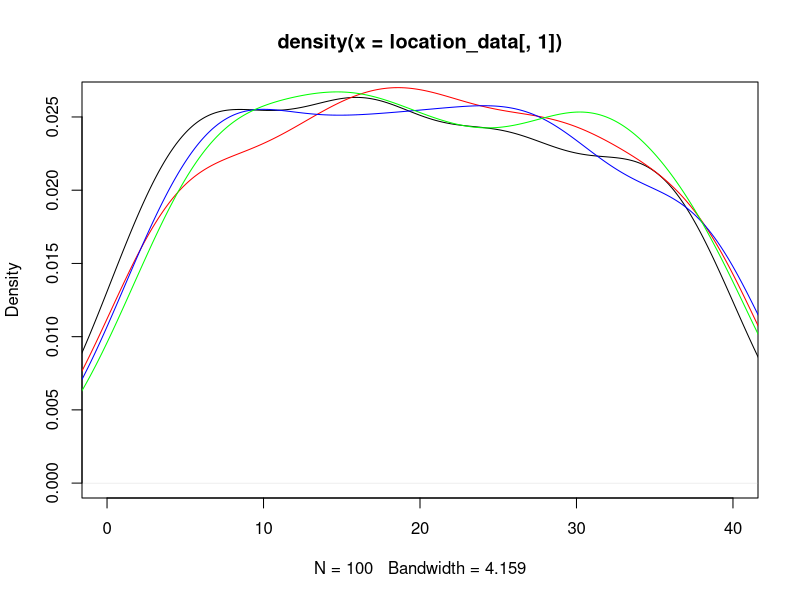
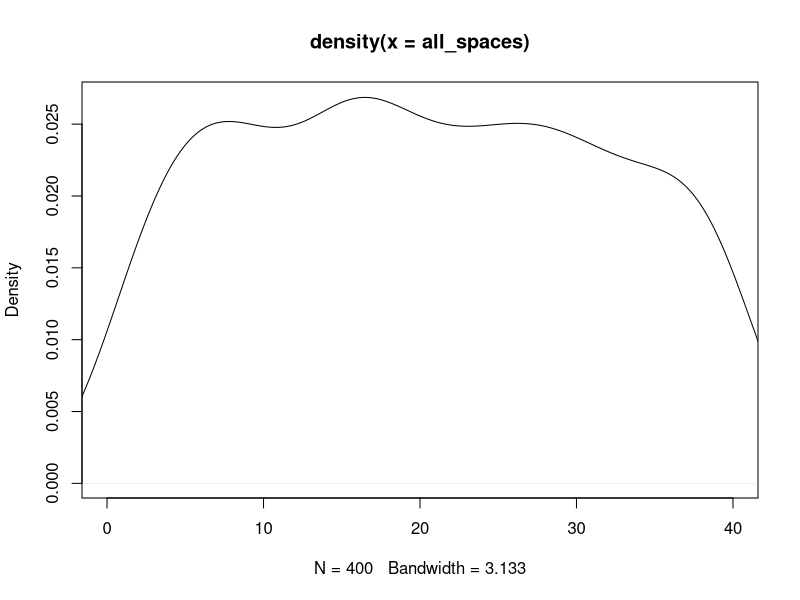
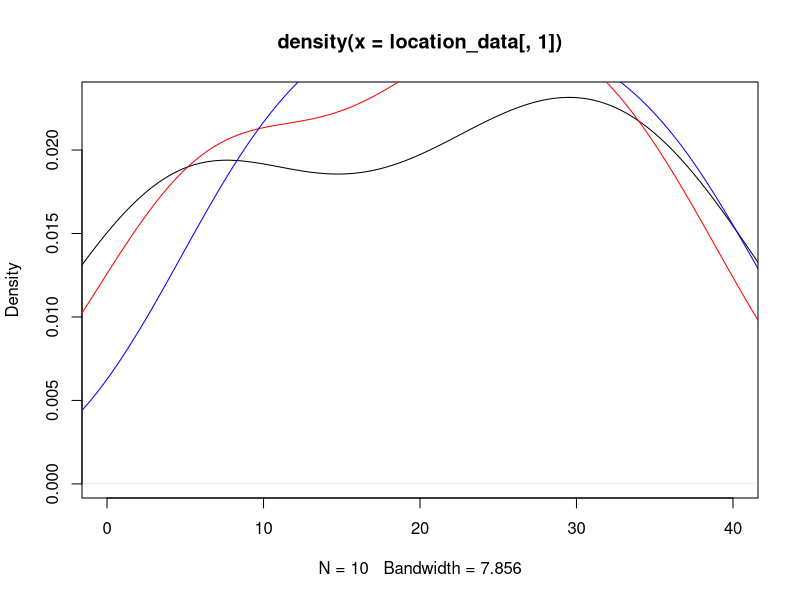
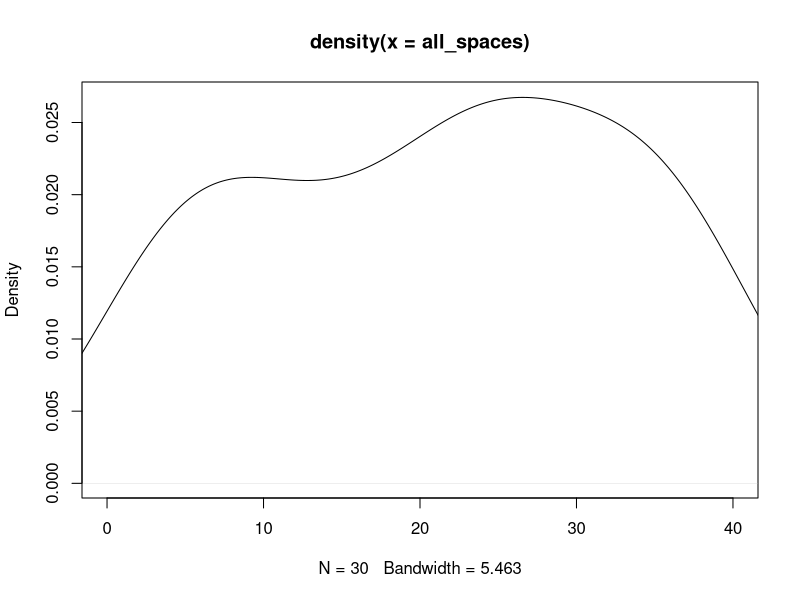

Generate these figures, in order, with R: (Note: this script raises an error after producing the figures.)
## ---- chunk 1
knitr::opts_chunk$set(echo = TRUE)
## ---- chunk 2
#libraries
library(dplyr)
library(ggplot2)
## ---- chunk 3
#Kayleigh
##LET'S GET MOVING

monopolyBoard <- read.csv("MonopolyBoard.csv", header = T)
monopolyBoard

# Using dice rolls to determine where a player will land on the board
#input: "location"; a number 1-40; where the player is on the board
#output: the amount of spaces the player will move until they are on their new location

#note that this is only accounting for standard dice rolls, no special rules yet...

lets_move = function(location) {
  dice_roll_1 <- sample(1:6, 1, replace = TRUE)
  dice_roll_2 <- sample(1:6, 1, replace = TRUE)
  
  roll_total <- sum(dice_roll_1, dice_roll_2)
  roll_double <- dice_roll_1 == dice_roll_2
  
    location = location + roll_total
    
  if (location <= 40) {
    location = location
  } else {
    location = location - 40
  }
  
  space = monopolyBoard$name[monopolyBoard$spaces == location]
  
  print("You're moving forward...")
  print(roll_total)
  
  print("You're on space...")
  print(location)
  
  #print(space) #This prints out the name of the space that they land on. 
}

#testers
lets_move(1)
lets_move(25)
lets_move(38)
lets_move(40)



#A function to move players around the board and to play Monopoly!
#input: "turns"; the amount of turns we should take
#output: a player's new location on the board

lets_play = function(turns) {
  location = 1
  print("Starting Location: GO!")
  for (i in 1:turns) {
    location = lets_move(location)
  }
  print("You've landed on...")
  return(location)
}



lets_play(10) #tester #in this example if you look at a reference monopoly board and "walk" your way around the board with each move being the number in each output, you'll land on the space on the board corresponding to the final output (when counting "GO" as 1 and/or 40) 

#testers 
#"lets_move" and "lets_play" have both been edited to print out phrases for each roll and move to make it easier to determine how the player is moving. 
#"You're moving forward..." gives the player's roll
#"You're on space..." is the players position after 1 turn/"lets_move"
  # Later try to switch this print statement to the name of the spot that the player is on 
#"You've landed on..." gives the final location after running "lets_play" for "x" turns.
  # Later try to switch this print statement to the name of the spot that the player is on 

lets_play(3)
lets_play(10)

## ---- chunk 4
##DOUBLE DOWN

##WORK IN PROGRESS

#A function using dice rolls to determine how many spaces a player will move with the additional rules for "doubles" in Monopoly
#input: "location"; a number 1-40 where the player is on the board
#outut: the number of spaces the player will move on the board, with the special case of rolling three "doubles" and landing in jail
double_down = function(location) {
  dice_roll_1 <- sample(1:6, 1, replace = TRUE)
  dice_roll_2 <- sample(1:6, 1, replace = TRUE)
  
  roll_total <- sum(dice_roll_1, dice_roll_2)
  roll_double <- dice_roll_1 == dice_roll_2
  
  print("roll was")
  print(roll_total)
    
  if (roll_double) {
    
    dice_roll_3 <- sample(1:6, 1, replace = TRUE)
    dice_roll_4 <- sample(1:6, 1, replace = TRUE)
    
    roll_total_2 <- sum(dice_roll_3, dice_roll_4)
    roll_double_2 <- dice_roll_3 == dice_roll_4
    
    print("roll double was")
    print(roll_total_2)

    
    if (roll_double_2) {
      dice_roll_5 <- sample(1:6, 1, replace = TRUE)
      dice_roll_6 <- sample(1:6, 1, replace = TRUE)
      
      roll_total_3 <- sum(dice_roll_5, dice_roll_6)
      roll_double_3 <- dice_roll_5 == dice_roll_6
      
      print("roll double was")
      print(roll_total_3)
      
      if (roll_double_3) {
        location = 11 #Jail
        print("doubles, doubles, doubles")
        print("You're going to JAIL!")
        
      } else {
        location = location + roll_total + roll_total_2 + roll_total_3
        print("doubles, doubles, not doubles")
        print("You're moving forward...")
        print(roll_total + roll_total_2 + roll_total_3)
      }
    } else {
      location = location + roll_total + roll_total_2
      print("doubles, not doubles")
      print("You're moving forward...")
      print(roll_total+roll_total_2)
    }
  } else {
    location = location + roll_total
    print("no doubles")
    print("You're moving forward...")
    print(roll_total)
  }

    
  if (location <= 40) {
    location = location
  } else {
    location = location - 40
  }

  
  print("You're on space...")
  print(location)
}

double_down(1)
#text out in the function is kinda funky right but it's just to make sure its working right
#In final version switch all dice rolls to sample(1:6,...)

## ---- chunk 5
##CHANCE AND COMMUNITY CHEST CARDS
Card_Numbers <- c(1, 2, 3, 4, 5, 6, 7, 8, 9, 10, 11, 12, 13, 14, 15, 16)

Chance_Cards <- c("Advance to Boardwalk", "Advance to Go (Collect $200)", "Advance to Illinois Avenue. If you pass Go, collect $200", "Advance to St. Charles Place. If you pass Go, collect $200", "Advance to the nearest Railroad. If unowned, you may buy it from the Bank. If owned, pay owner twice the rental to which they are otherwise entitled", "Advance to the nearest Railroad. If unowned, you may buy it from the Bank. If owned, pay owner twice the rental to which they are otherwise entitled", "Advance token to nearest Utility. If unowned, you may buy it from the Bank. If owned, throw dice and pay owner a total ten times amount thrown", "Bank pays you dividend of $50", "Get Out of Jail Free", "Go Back 3 Spaces", "Go to Jail. Go directly to Jail, do not pass Go, do not collect $200", "Make general repairs on all your property. For each house pay $25. For each hotel pay $100", "Speeding fine $15", "Take a trip to Reading Railroad. If you pass Go, collect $200", "You have been elected Chairman of the Board. Pay each player $50", "Your building loan matures. Collect $150")

Chance <- data.frame(Chance_Cards, Card_Numbers)
Chance
##Chance cards to move a player to a new space:
  #1 -> Advance to Boardwalk (space 40)
  #2 -> Advance to Go (space 1)
  #3 -> Advance to Illinois Avenue (space 25)
  #4 -> Advance to St. Charles Place (space 12)
  #5 -> Advance to nearest Railroad (space(s) 6, 16, 26, 36)
  #6 -> Advance to nearest Railraod (space(s) 6, 16, 26, 36)
  #7 -> Advance to nearest Utility (space(s) 13, 29)
  #11 -> Go to Jail (space 11)
  #14 -> Take a trip to Reading Railroad (space 6)

Community_Chest_Cards <- c("Advance to Go (Collect $200)", "Bank error in your favor. Collect $200", "Doctor’s fee. Pay $50", "From sale of stock you get $50", "Get Out of Jail Free", "Go to Jail. Go directly to jail, do not pass Go, do not collect $200", "Holiday fund matures. Receive $100", "Income tax refund. Collect $20", "It is your birthday. Collect $10 from every player", "Life insurance matures. Collect $100", "Pay hospital fees of $100", "Pay school fees of $50", "Receive $25 consultancy fee", "You are assessed for street repair. $40 per house. $115 per hotel", "You have won second prize in a beauty contest. Collect $10", "You inherit $100")

Community_Chest <- data.frame(Community_Chest_Cards, Card_Numbers)
Community_Chest

##Community Chest Cards that move a player to a new space:
  #1 -> Advance to GO (space 1)
  #5 -> Go to Jail (space 11)

## ---- chunk 6
# heidi

#the function "who_goes_first" simulates the initial roll before the game begins in order to determine which player goes first
# input is a number of how many players are going to be playing
# output is the value of each players roll and the player that will start the game based on who had the highest roll
who_goes_first <- function(num_players){
  initial_rolls <- c()
  for (i in 1:num_players) {
    player_i_roll <- sum(sample(1:6, 2, replace=TRUE))
    initial_rolls <- c(initial_rolls, player_i_roll) # vector of every player's roll
    print(paste("Player", i, "rolled", player_i_roll))
  }
  cat("\n")
  if(sum(initial_rolls == max(initial_rolls)) >= 2){
    while (sum(initial_rolls == max(initial_rolls)) >= 2) { # if players tied for highest number
      tied_players <- which(initial_rolls==max(initial_rolls)) # identify which players tied
      print("It's a tie! Roll again")
      cat("\n")
      tie_breaker_rolls <- c()
      for (i in tied_players) { # tied players roll again
       player_i_roll2 <- sum(sample(1:6, 2, replace=TRUE))
       tie_breaker_rolls <- c(tie_breaker_rolls, player_i_roll2)
       print(paste("Player", i, "rolled", player_i_roll2))
      }
      initial_rolls <- tie_breaker_rolls
      highest_roll <- max(tie_breaker_rolls)
      highest_player2 <- tied_players[which(tie_breaker_rolls == highest_roll)]
    }
    cat("\n")
    print(paste("Player", highest_player2, "goes first!"))
  }
  else {
    highest_player <- which.max(initial_rolls) # who rolled the highest number
    print(paste("Player", highest_player, "goes first!"))
  }
}

who_goes_first(4) # test function

## ---- chunk 7
# Olivia
# Website for data: https://stat-jet-asu.github.io/Datasets/InstructorDescriptions/monopoly.html

monopolyBoard <- read.csv("MonopolyBoard.csv", header = T)
head(monopolyBoard)

# This section is for question number 2

# Kayleigh's lets_play function from above incorporating players and density plots
# uses lets_move function from above
# input: turns, # of turns to iterate through; players, number of players (2-4)
# output: density plot with a line for each player's frequency of spaces landed on 
# & density plot for the combined frequency of spaces landed on for all players

lets_play = function(turns, players) {
  location_data <- as.data.frame(matrix(nrow = turns, ncol = players))
  
for (j in 1:players) {
  location = 1
  
  for (i in 1:turns) {
    
    location = lets_move(location)
    location_data[i,j] <- location
    }
  }
  
  # creates density plot of frequency of landing on each space for each player
  plot(density(location_data[,1]), xlim = c(0,40), col = "black")
  
  colors <- c("red", "blue", "green")
  
  for (k in 2:players) {
  lines(density(location_data[,k]), col = colors[k-1]) # adds a density line for each player after the first
  }
  
  # creates density plot for total frequency landing on each space (all players spaces included)
  all_spaces <- as.vector(as.matrix(location_data))
  plot(density(all_spaces), xlim = c(0,40), col = "black")
  
}
lets_play(100, 4)

## ---- chunk 8
# Question number 3 -- including jail and double rolls

lets_move2 = function(location) {
  dice_roll_1 <- sample(1:6, 1, replace = TRUE)
  dice_roll_2 <- sample(1:6, 1, replace = TRUE)
  
  roll_total <- sum(dice_roll_1, dice_roll_2)
  roll_double <- dice_roll_1 == dice_roll_2
  
    location = location + roll_total # updates location to be previous location + roll total
    double3 = "false" # double3 is assigned "true" if the player double rolls 3x (as seen in if statement below), otherwise it is assigned "false" 
    
  # first double roll -> roll again
  if (roll_double == TRUE) {
    dice_roll_3 <- sample(1:6, 1, replace = TRUE)
    dice_roll_4 <- sample(1:6, 1, replace = TRUE)
    
    roll_total2 <- sum(dice_roll_3, dice_roll_4)
    roll_double2 <- dice_roll_3 == dice_roll_4
    
    location = location + roll_total2
    double3 = "false"
    
    # if player is at a location past 40, subtract 40 so they go back to the GO space at location "41"
    # this is included in each if statement below so that it applies if player has to roll again
    if (location <= 40) {
      location = location
    } else {
      location = location - 40
    }
     
      # second double roll -> roll again
      if (roll_double2 == TRUE) {
        dice_roll_5 <- sample(1:6, 1, replace = TRUE)
        dice_roll_6 <- sample(1:6, 1, replace = TRUE)
    
        roll_total3 <- sum(dice_roll_5, dice_roll_6)
        roll_double3 <- dice_roll_5 == dice_roll_6
    
        location = location + roll_total3
        double3 = "false"
        
        if (location <= 40) {
          location = location
        } else {
          location = location - 40
        }
        
        # third double roll -> go to jail
          if (roll_double3 == TRUE) {
            location = monopolyBoard$spaces[monopolyBoard$name == "Jail"]
            double3 = "true"
          }
      }
  }  
    
  if (location <= 40) {
    location = location
  } else {
    location = location - 40
  }
  
  listdata <- (list(location, double3)) # creates list for outputs "location" and "double3"
  # if you need to access location from this function, use lets_move2(location)[[1]]
  # if you need to access double3, use lets_move2(double3)[[2]]
  return(listdata)
  
}



# lets_play2 is currently set up to have each player go thru all their turns and then move onto the next player
# probably need to fix this for question 5


lets_play2 = function(turns, players) {
  
  # assign piece names to dataframe columns
  # use heidis function to assign highest player to piece 1 and go thru rest of players
  
  location_data <- as.data.frame(matrix(nrow = turns, ncol = players)) # dataframe will keep data for locations of players for each turn
  double3data <- as.data.frame(matrix(nrow = turns, ncol = players)) # dataframe will say "true" if player double rolled 3x (which lands them in jail) and "false" if they didn't double roll 3x
  
  for (j in 1:players) { # rotates through each player
    location = 1 # each player starts at location 1
    double3 = 0 # initializing "double3" which will be later assigned a "true" or "false" based on if player double rolled 3x
  
    for (i in 1:turns) { # iterates through number of turns
      
        location = lets_move2(location)[[1]] # takes location from lets_move2 function and assigns it to location
        location_data[i,j] <- as.integer(location) # puts location value into the dataframe of locations for each player
        double3data[i,j] <- lets_move2(double3)[[2]] # takes "true" or "false" value from double3 and adds it to double3data dataframe
        
      # deals with landing in jail from "go to jail" space and staying there for next 3 turns
      if (31 %in% location_data[i-1,j]) { # if you landed on 31 in the last turn (i-1 turn), you go to jail (space 11) for the ith turn
        location <- 11
        location_data[i,j] <- as.integer(location) # new location is 11
      } else if (11 %in% location_data[i-1,j] & 31 %in% location_data[i-2,j]) { # if you were on space 11 last turn AND you were on space 31 2 turns ago, you stay in jail (space 11) for turn i
        location <- 11
        location_data[i,j] <- as.integer(location)
      } else if (11 %in% location_data[i-2,j] & 31 %in% location_data[i-3,j]) {
        location <- 11
        location_data[i,j] <- as.integer(location)
      }
        
      # landing in jail from 3x double roll and staying there for next 3 turns
      if (11 %in% location_data[i,j] & "true" %in% double3data[i-1,j]) { # if player's location is 11 (jail) and double3data is"true" (player double rolled 3x), player stays in jail. all 3 if/else if statements keep player in jail for the next 3 turns
        location <- 11
        location_data[i,j] <- as.integer(location)
      } else if (11 %in% location_data[i-1,j] & "true" %in% double3data[i-2,j]) { # 
        location <- 11
        location_data[i,j] <- as.integer(location)
      } else if (11 %in% location_data[i-2,j] & "true" %in% double3data[i-3,j]) {
        location <- 11
        location_data[i,j] <- as.integer(location)
      }
        
    }
  }
  print(location_data)
  
  # creates density plot of frequency of landing on each space for each player
  plot(density(location_data[,1]), xlim = c(0,40), col = "black")
  
  colors <- c("red", "blue", "green")
  
  for (k in 2:players) {
    lines(density(location_data[,k]), col = colors[k-1]) # adds a density line for each player after the first
  }
  
  # creates density plot for total frequency landing on each space (all players spaces included)
  all_spaces <- as.vector(as.matrix(location_data))
  plot(density(all_spaces), xlim = c(0,40), col = "black")
  
}
 
lets_play2(10, 3)

# how should we go about recording spaces landed on when double rolls occur?

Chance
Community_Chest
## ---- chunk 9
#4 - Kayleigh and Maddie 
#Chance - spaces 8, 23, 37
#Community Chest - spaces 3, 18, 34
Chance

Drawing_Chance = function(location) {
  location = location
  draw_card <- sample(1:16, 1, replace = TRUE)
  player_card <- Chance$Chance_Cards[draw_card]
  print(player_card)

  
      if(draw_card == 1) {
        location = 1
      }
      
      if(draw_card == 2) {
        location = 1
      }
      
      if(draw_card == 3) {
        location = 25
      }
  
      if(draw_card == 4){
        location = 12
      }
    
      if(draw_card == 5){
        if(location >= 1 && location <= 10){
              location = 6
            } else {
              if (location > 10 && location <= 20){
                location = 16
              } else {
                if(location > 20 && location <= 30){
                  location = 26
                } else {
                  location = 36
                }
              }
            }
      }
  
    if(draw_card == 6){
        if(location >= 37 && location <= 5){
              location = 6
            } else {
              if (location >= 6 && location <= 15){
                location = 16
              } else {
                if(location >= 16 && location <= 25){
                  location = 26
                } else {
                  location = 36
                }
              }
            }
    }
  
  if(draw_card == 7){
        if(location >= 37 && location <= 5){
              location = 6
            } else {
              if (location >= 6 && location <= 15){
                location = 16
              } else {
                if(location >= 16 && location <= 25){
                  location = 26
                } else {
                  location = 36
                }
              }
            }
    }
    
  
    if(draw_card == 11) {
      location = 11
    }
  
    if(draw_card == 14) {
      location = 14
    }
  
    if(draw_card == 10) {
      location = location - 3
    }
  
    location = location
    return(location)
}

Drawing_Chance(8)
Drawing_Chance(23)
Drawing_Chance(37)

Drawing_Community_Chest = function(location) {
  location = location
  draw_card_chest <- sample(1:16, 1, replace = TRUE)
  player_card_chest <- Community_Chest$Community_Chest_Cards[draw_card_chest]
  print(player_card_chest)
  print(location)
  
  if (draw_card_chest == 1) {
    location = 1
  } else {
    if (draw_card_chest == 6) {
    location = 11
    } else {
      location = location
    }
  
  }
  
  location = location 
  return(location)
}

Drawing_Community_Chest(3)
Drawing_Community_Chest(18)
Drawing_Community_Chest(34)

lets_move3 = function(location) {
  dice_roll_1 <- sample(1:6, 1, replace = TRUE)
  dice_roll_2 <- sample(1:6, 1, replace = TRUE)
  
  roll_total <- sum(dice_roll_1, dice_roll_2)
  roll_double <- dice_roll_1 == dice_roll_2
  
    location = location + roll_total
    double3 = "false"
  
  print("your roll total is...")
  print(roll_total)

  if (location <= 40) {
      location = location
  } else {
      location = location - 40
  }
   
  print("your location is...")
  print(location)
  
  if(location == 8 || location == 23 || location == 27) {
    location = Drawing_Chance(location)
    print("your location is...")
    print(location)
  }
  
  if(location == 3 || location == 18 || location == 34) {
    location = Drawing_Community_Chest(location)
    print("your location is...")
    print(location)
  }
    
  # first double roll -> roll again
  if (roll_double == TRUE) {
    dice_roll_3 <- sample(1:6, 1, replace = TRUE)
    dice_roll_4 <- sample(1:6, 1, replace = TRUE)
    
    roll_total2 <- sum(dice_roll_3, dice_roll_4)
    roll_double2 <- dice_roll_3 == dice_roll_4
    
    location = location + roll_total2
    double3 = "false"
    print("1 double")
    
    if (location <= 40) {
      location = location
    } else {
      location = location - 40
    }
    
    
    if(location == 8 || location == 23 || location == 27) {
    location = Drawing_Chance(location)
    }
  
  if(location == 3 || location == 18 || location == 34) {
    location = Drawing_Community_Chest(location)
    }
     
      # second double roll -> roll again
      if (roll_double2 == TRUE) {
        dice_roll_5 <- sample(1:6, 1, replace = TRUE)
        dice_roll_6 <- sample(1:6, 1, replace = TRUE)
    
        roll_total3 <- sum(dice_roll_5, dice_roll_6)
        roll_double3 <- dice_roll_5 == dice_roll_6
    
        location = location + roll_total3
        double3 = "false"
        print("2 doubles")
        
        if (location <= 40) {
          location = location
        } else {
          location = location - 40
        }
        
        if(location == 8 || location == 23 || location == 27) {
          location = Drawing_Chance(location)
        }
  
        if(location == 3 || location == 18 || location == 34) {
          location = Drawing_Community_Chest(location)
         
        }
        
        # third double roll -> go to jail
          if (roll_double3 == TRUE) {
            location = monopolyBoard$spaces[monopolyBoard$name == "Jail"]
            double3 = "true"
            print("three doubles")
          }
      }
  }  
   
  location = location 
  
  print("your location is...")
  print(location)
  listdata <- (list(location, double3))
  return(listdata)
  
}

lets_move3(1)

lets_play3 = function(turns, players) {
  
  location_data <- as.data.frame(matrix(nrow = turns, ncol = players))
  double3data <- as.data.frame(matrix(nrow = turns, ncol = players))
  
  for (j in 1:players) {
    location = 1
    double3 = 0
  
    for (i in 1:turns) {
      
        location = lets_move2(location)[[1]]
        location_data[i,j] <- as.integer(location)
        double3data[i,j] <- lets_move2(double3)[[2]]
        
      # deals with landing in jail from "go to jail" space and staying there for next 3 turns
      if (31 %in% location_data[i-1,j]) { # if you land on 31 (go to jail), next location is in jail (space 11)
        location <- 11
        location_data[i,j] <- as.integer(location)
      } else if (11 %in% location_data[i-1,j] & 31 %in% location_data[i-2,j]) {
        location <- 11
        location_data[i,j] <- as.integer(location)
      } else if (11 %in% location_data[i-2,j] & 31 %in% location_data[i-3,j]) {
        location <- 11
        location_data[i,j] <- as.integer(location)
      }
        
      # landing in jail from 3x double roll and staying there for next 3 turns
      if (11 %in% location_data[i,j] & "true" %in% double3data[i-1,j]) { # "true" means player double rolled 3x -> jail
        location <- 11
        location_data[i,j] <- as.integer(location)
      } else if (11 %in% location_data[i-1,j] & "true" %in% double3data[i-2,j]) { # 
        location <- 11
        location_data[i,j] <- as.integer(location)
      } else if (11 %in% location_data[i-2,j] & "true" %in% double3data[i-3,j]) {
        location <- 11
        location_data[i,j] <- as.integer(location)
      }
        
    }
  }
  #print(location_data)
  
  # creates density plot of frequency of landing on each space for each player
  plot(density(location_data[,1]), xlim = c(0,40), col = "black")
  
  colors <- c("red", "blue", "green")
  
  for (k in 2:players) {
    lines(density(location_data[,k]), col = colors[k-1]) # adds a density line for each player after the first
  }
  
  # creates density plot for total frequency landing on each space (all players spaces included)
  all_spaces <- as.vector(as.matrix(location_data))
  plot(density(all_spaces), xlim = c(0,40), col = "black")
  
}
## ---- chunk 10

monopolyBoard1 <- read.csv("MonopolyBoard.csv", header = T)
head(monopolyBoard1)

kaciesboard <- monopolyBoard1 %>% select(., "name", "type", "color", "spaces")
kaciestibble <- as_tibble(kaciesboard)
kaciestibble

freq <- kaciestibble %>% ggplot(., mapping=aes(x="names" )) +geom_freqpoly()

freq
 
## ---- chunk 11
#hello
dice_roll <- sum(sample(1:6, 2, replace = TRUE))
dice_roll
